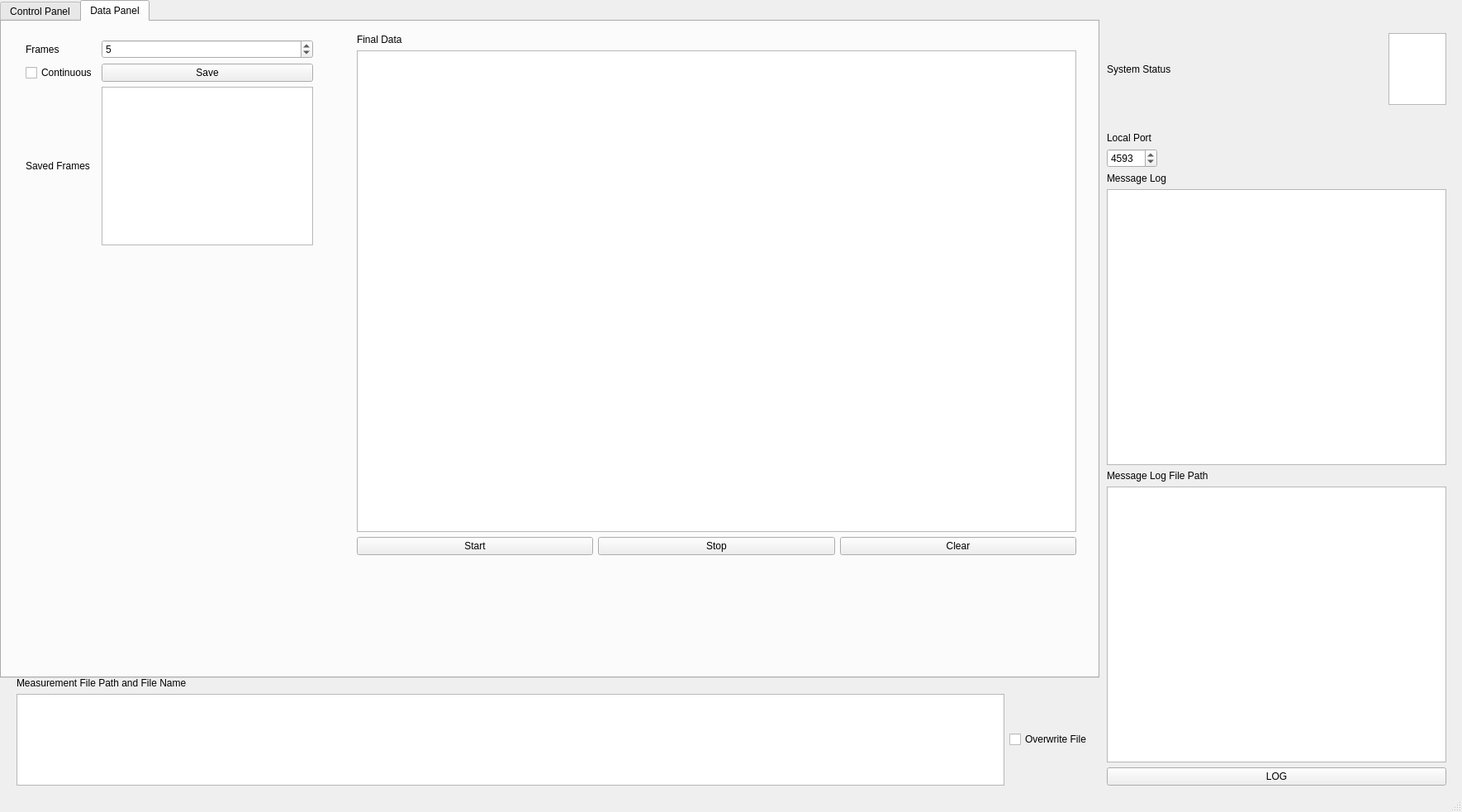
<?xml version="1.0" encoding="UTF-8"?>
<ui version="4.0">
 <class>MainWindow</class>
 <widget class="QMainWindow" name="MainWindow">
  <property name="geometry">
   <rect>
    <x>0</x>
    <y>0</y>
    <width>1770</width>
    <height>983</height>
   </rect>
  </property>
  <property name="windowTitle">
   <string>MainWindow</string>
  </property>
  <widget class="QWidget" name="centralwidget">
   <widget class="QTabWidget" name="buttonContinuous">
    <property name="geometry">
     <rect>
      <x>0</x>
      <y>0</y>
      <width>1331</width>
      <height>821</height>
     </rect>
    </property>
    <property name="sizePolicy">
     <sizepolicy hsizetype="Expanding" vsizetype="Expanding">
      <horstretch>1</horstretch>
      <verstretch>1</verstretch>
     </sizepolicy>
    </property>
    <property name="currentIndex">
     <number>1</number>
    </property>
    <widget class="QWidget" name="tab">
     <attribute name="title">
      <string>Control Panel</string>
     </attribute>
     <widget class="QWidget" name="gridLayoutWidget">
      <property name="geometry">
       <rect>
        <x>29</x>
        <y>29</y>
        <width>501</width>
        <height>321</height>
       </rect>
      </property>
      <layout class="QGridLayout" name="gridLayout">
       <item row="0" column="0">
        <widget class="QLabel" name="label_1">
         <property name="text">
          <string>Filter Width ^2 * 80</string>
         </property>
        </widget>
       </item>
       <item row="3" column="0">
        <widget class="QLabel" name="label_4">
         <property name="text">
          <string>Sample/Period</string>
         </property>
        </widget>
       </item>
       <item row="6" column="1">
        <widget class="QComboBox" name="inputSamplesPacket">
         <item>
          <property name="text">
           <string>High</string>
          </property>
         </item>
         <item>
          <property name="text">
           <string>Low</string>
          </property>
         </item>
        </widget>
       </item>
       <item row="2" column="0">
        <widget class="QLabel" name="label_3">
         <property name="text">
          <string>Device Enable</string>
         </property>
        </widget>
       </item>
       <item row="2" column="1">
        <widget class="QComboBox" name="inputDeviceEnable">
         <item>
          <property name="text">
           <string>Enable</string>
          </property>
         </item>
         <item>
          <property name="text">
           <string>Disable</string>
          </property>
         </item>
        </widget>
       </item>
       <item row="0" column="1">
        <widget class="QSpinBox" name="inputFilterWidth">
         <property name="minimum">
          <number>4</number>
         </property>
         <property name="maximum">
          <number>8192</number>
         </property>
         <property name="value">
          <number>10</number>
         </property>
        </widget>
       </item>
       <item row="1" column="0">
        <widget class="QLabel" name="label_2">
         <property name="text">
          <string>IA Gain</string>
         </property>
        </widget>
       </item>
       <item row="3" column="1">
        <widget class="QSpinBox" name="inputSamplePeriod">
         <property name="maximum">
          <number>100000</number>
         </property>
         <property name="value">
          <number>4</number>
         </property>
        </widget>
       </item>
       <item row="6" column="0">
        <widget class="QLabel" name="label_6">
         <property name="text">
          <string>Samples/Packet</string>
         </property>
        </widget>
       </item>
       <item row="4" column="1">
        <widget class="QSpinBox" name="inputFrequencyPeriods">
         <property name="maximum">
          <number>10000</number>
         </property>
         <property name="value">
          <number>120</number>
         </property>
        </widget>
       </item>
       <item row="4" column="0">
        <widget class="QLabel" name="label_5">
         <property name="text">
          <string>Frequency Periods</string>
         </property>
        </widget>
       </item>
       <item row="1" column="1">
        <widget class="QSpinBox" name="inputIAGain">
         <property name="maximum">
          <number>100000</number>
         </property>
         <property name="value">
          <number>900</number>
         </property>
        </widget>
       </item>
       <item row="8" column="1">
        <widget class="QPushButton" name="buttonSendConfiguration">
         <property name="text">
          <string>SEND CONFIGURATION</string>
         </property>
        </widget>
       </item>
       <item row="7" column="1">
        <widget class="QRadioButton" name="buttonClockOutputTestSignal">
         <property name="text">
          <string>Clock Output Test Signal</string>
         </property>
        </widget>
       </item>
      </layout>
     </widget>
     <widget class="QWidget" name="gridLayoutWidget_2">
      <property name="geometry">
       <rect>
        <x>30</x>
        <y>360</y>
        <width>517</width>
        <height>127</height>
       </rect>
      </property>
      <layout class="QGridLayout" name="gridLayout_2">
       <item row="1" column="1">
        <spacer name="horizontalSpacer_2">
         <property name="orientation">
          <enum>Qt::Horizontal</enum>
         </property>
         <property name="sizeHint" stdset="0">
          <size>
           <width>40</width>
           <height>20</height>
          </size>
         </property>
        </spacer>
       </item>
       <item row="0" column="0">
        <widget class="QLabel" name="label_7">
         <property name="sizePolicy">
          <sizepolicy hsizetype="Minimum" vsizetype="Minimum">
           <horstretch>1</horstretch>
           <verstretch>1</verstretch>
          </sizepolicy>
         </property>
         <property name="text">
          <string>Frequency Configuration (kHz)</string>
         </property>
        </widget>
       </item>
       <item row="0" column="3">
        <widget class="QPlainTextEdit" name="inputFrequencyConfiguration">
         <property name="plainText">
          <string>8</string>
         </property>
        </widget>
       </item>
       <item row="1" column="3">
        <widget class="QPushButton" name="buttonSendFrequency">
         <property name="text">
          <string>SEND FREQUENCY</string>
         </property>
        </widget>
       </item>
       <item row="1" column="2">
        <spacer name="horizontalSpacer_3">
         <property name="orientation">
          <enum>Qt::Horizontal</enum>
         </property>
         <property name="sizeHint" stdset="0">
          <size>
           <width>40</width>
           <height>20</height>
          </size>
         </property>
        </spacer>
       </item>
      </layout>
     </widget>
     <widget class="QWidget" name="gridLayoutWidget_3">
      <property name="geometry">
       <rect>
        <x>30</x>
        <y>510</y>
        <width>501</width>
        <height>41</height>
       </rect>
      </property>
      <layout class="QGridLayout" name="gridLayout_3">
       <property name="sizeConstraint">
        <enum>QLayout::SetMaximumSize</enum>
       </property>
       <property name="rightMargin">
        <number>0</number>
       </property>
       <item row="0" column="6">
        <widget class="QPushButton" name="buttonSync">
         <property name="sizePolicy">
          <sizepolicy hsizetype="Minimum" vsizetype="Maximum">
           <horstretch>80</horstretch>
           <verstretch>0</verstretch>
          </sizepolicy>
         </property>
         <property name="maximumSize">
          <size>
           <width>16777215</width>
           <height>16777215</height>
          </size>
         </property>
         <property name="text">
          <string>SYNC</string>
         </property>
        </widget>
       </item>
       <item row="0" column="3">
        <spacer name="horizontalSpacer">
         <property name="orientation">
          <enum>Qt::Horizontal</enum>
         </property>
         <property name="sizeHint" stdset="0">
          <size>
           <width>40</width>
           <height>20</height>
          </size>
         </property>
        </spacer>
       </item>
       <item row="0" column="5">
        <spacer name="horizontalSpacer_4">
         <property name="orientation">
          <enum>Qt::Horizontal</enum>
         </property>
         <property name="sizeHint" stdset="0">
          <size>
           <width>40</width>
           <height>20</height>
          </size>
         </property>
        </spacer>
       </item>
       <item row="0" column="1">
        <widget class="QLabel" name="label">
         <property name="sizePolicy">
          <sizepolicy hsizetype="Maximum" vsizetype="Preferred">
           <horstretch>0</horstretch>
           <verstretch>0</verstretch>
          </sizepolicy>
         </property>
         <property name="text">
          <string>Auto Sync</string>
         </property>
        </widget>
       </item>
       <item row="0" column="2">
        <widget class="QLCDNumber" name="outputAutoSync">
         <property name="sizePolicy">
          <sizepolicy hsizetype="Maximum" vsizetype="Minimum">
           <horstretch>0</horstretch>
           <verstretch>0</verstretch>
          </sizepolicy>
         </property>
         <property name="frameShape">
          <enum>QFrame::WinPanel</enum>
         </property>
         <property name="frameShadow">
          <enum>QFrame::Raised</enum>
         </property>
         <property name="smallDecimalPoint">
          <bool>false</bool>
         </property>
        </widget>
       </item>
       <item row="0" column="4">
        <spacer name="horizontalSpacer_5">
         <property name="orientation">
          <enum>Qt::Horizontal</enum>
         </property>
         <property name="sizeHint" stdset="0">
          <size>
           <width>35</width>
           <height>20</height>
          </size>
         </property>
        </spacer>
       </item>
      </layout>
     </widget>
     <widget class="QWidget" name="gridLayoutWidget_4">
      <property name="geometry">
       <rect>
        <x>30</x>
        <y>560</y>
        <width>501</width>
        <height>73</height>
       </rect>
      </property>
      <layout class="QGridLayout" name="gridLayout_4">
       <item row="0" column="0">
        <widget class="QLabel" name="label_8">
         <property name="text">
          <string>8/16 Coils</string>
         </property>
        </widget>
       </item>
       <item row="0" column="1">
        <widget class="QComboBox" name="input816Coils">
         <item>
          <property name="text">
           <string>16</string>
          </property>
         </item>
         <item>
          <property name="text">
           <string>8</string>
          </property>
         </item>
        </widget>
       </item>
       <item row="1" column="0">
        <widget class="QLabel" name="label_9">
         <property name="text">
          <string>Frequency Range</string>
         </property>
        </widget>
       </item>
       <item row="1" column="1">
        <widget class="QComboBox" name="inputFrequencyRange">
         <item>
          <property name="text">
           <string>High Resolution</string>
          </property>
         </item>
         <item>
          <property name="text">
           <string>Extended</string>
          </property>
         </item>
        </widget>
       </item>
      </layout>
     </widget>
     <widget class="QWidget" name="gridLayoutWidget_6">
      <property name="geometry">
       <rect>
        <x>560</x>
        <y>30</y>
        <width>761</width>
        <height>392</height>
       </rect>
      </property>
      <layout class="QGridLayout" name="gridLayout_6">
       <item row="6" column="0">
        <widget class="QLabel" name="label_14">
         <property name="text">
          <string>Sequence Auto-Fill</string>
         </property>
        </widget>
       </item>
       <item row="0" column="0">
        <widget class="QLabel" name="label_11">
         <property name="text">
          <string>Sensing Sequence</string>
         </property>
        </widget>
       </item>
       <item row="3" column="0">
        <widget class="QLabel" name="label_13">
         <property name="text">
          <string>Excitation Sequence</string>
         </property>
        </widget>
       </item>
       <item row="5" column="0">
        <widget class="QPushButton" name="buttonSendExcitationSequence">
         <property name="text">
          <string>SEND EXCITATION SEQUENCE</string>
         </property>
        </widget>
       </item>
       <item row="1" column="0">
        <widget class="QPlainTextEdit" name="inputSensingSequence">
         <property name="plainText">
          <string>S,2,3,4,5,6,7,8,9,10,11,12,13,14,15,16,3,4,5,6,7,8,9,10,11,12,13,14,15,16,4,5,6,7,8,9,10,11,12,13,14,15,16,5,6,7,8,9,10,11,12,13,14,15,16,6,7,8,9,10,11,12,13,14,15,16,7,8,9,10,11,12,13,14,15,16,8,9,10,11,12,13,14,15,16,9,10,11,12,13,14,15,16,10,11,12,13,14,15,16,11,12,13,14,15,16,12,13,14,15,16,13,14,15,16,14,15,16,15,16,16.</string>
         </property>
        </widget>
       </item>
       <item row="4" column="0">
        <widget class="QPlainTextEdit" name="inputExcitationSequence">
         <property name="plainText">
          <string>E,1,1,1,1,1,1,1,1,1,1,1,1,1,1,1,2,2,2,2,2,2,2,2,2,2,2,2,2,2,3,3,3,3,3,3,3,3,3,3,3,3,3,4,4,4,4,4,4,4,4,4,4,4,4,5,5,5,5,5,5,5,5,5,5,5,6,6,6,6,6,6,6,6,6,6,7,7,7,7,7,7,7,7,7,8,8,8,8,8,8,8,8,9,9,9,9,9,9,9,10,10,10,10,10,10,11,11,11,11,11,12,12,12,12,13,13,13,14,14,15.</string>
         </property>
        </widget>
       </item>
       <item row="7" column="0">
        <widget class="QPushButton" name="buttonUpdate">
         <property name="text">
          <string>UPDATE</string>
         </property>
        </widget>
       </item>
       <item row="2" column="0">
        <widget class="QPushButton" name="buttonSendSendingSequence">
         <property name="text">
          <string>SEND SENSING SEQUENCE</string>
         </property>
        </widget>
       </item>
      </layout>
     </widget>
     <widget class="QWidget" name="gridLayoutWidget_8">
      <property name="geometry">
       <rect>
        <x>560</x>
        <y>420</y>
        <width>761</width>
        <height>241</height>
       </rect>
      </property>
      <layout class="QGridLayout" name="gridLayout_9">
       <item row="0" column="0">
        <widget class="QLabel" name="label_19">
         <property name="text">
          <string>Raw Data</string>
         </property>
        </widget>
       </item>
       <item row="1" column="0">
        <widget class="QTextBrowser" name="outputRawData">
         <property name="html">
          <string>&lt;!DOCTYPE HTML PUBLIC &quot;-//W3C//DTD HTML 4.0//EN&quot; &quot;http://www.w3.org/TR/REC-html40/strict.dtd&quot;&gt;
&lt;html&gt;&lt;head&gt;&lt;meta name=&quot;qrichtext&quot; content=&quot;1&quot; /&gt;&lt;meta charset=&quot;utf-8&quot; /&gt;&lt;style type=&quot;text/css&quot;&gt;
p, li { white-space: pre-wrap; }
hr { height: 1px; border-width: 0; }
li.unchecked::marker { content: &quot;\2610&quot;; }
li.checked::marker { content: &quot;\2612&quot;; }
&lt;/style&gt;&lt;/head&gt;&lt;body style=&quot; font-family:'Segoe UI'; font-size:10.5pt; font-weight:400; font-style:normal;&quot;&gt;
&lt;p style=&quot;-qt-paragraph-type:empty; margin-top:0px; margin-bottom:0px; margin-left:0px; margin-right:0px; -qt-block-indent:0; text-indent:0px;&quot;&gt;&lt;br /&gt;&lt;/p&gt;&lt;/body&gt;&lt;/html&gt;</string>
         </property>
        </widget>
       </item>
      </layout>
     </widget>
     <widget class="QWidget" name="gridLayoutWidget_12">
      <property name="geometry">
       <rect>
        <x>29</x>
        <y>720</y>
        <width>501</width>
        <height>87</height>
       </rect>
      </property>
      <layout class="QGridLayout" name="gridLayout_7">
       <item row="0" column="2">
        <widget class="QLabel" name="label_26">
         <property name="text">
          <string>ADC Level</string>
         </property>
        </widget>
       </item>
       <item row="0" column="0">
        <widget class="QLabel" name="label_12">
         <property name="text">
          <string>Over Range?</string>
         </property>
        </widget>
       </item>
       <item row="0" column="1">
        <widget class="QTextBrowser" name="booleanOverRange"/>
       </item>
       <item row="0" column="3">
        <widget class="QTextBrowser" name="outputADCLevel"/>
       </item>
      </layout>
     </widget>
     <widget class="QLabel" name="label_17">
      <property name="geometry">
       <rect>
        <x>299</x>
        <y>644</y>
        <width>91</width>
        <height>19</height>
       </rect>
      </property>
      <property name="text">
       <string>Actual Frequency (kHz)</string>
      </property>
     </widget>
     <widget class="QSpinBox" name="inputSNRPackets">
      <property name="geometry">
       <rect>
        <x>502</x>
        <y>677</y>
        <width>68</width>
        <height>28</height>
       </rect>
      </property>
      <property name="sizePolicy">
       <sizepolicy hsizetype="Maximum" vsizetype="Maximum">
        <horstretch>0</horstretch>
        <verstretch>0</verstretch>
       </sizepolicy>
      </property>
      <property name="maximum">
       <number>10000</number>
      </property>
      <property name="value">
       <number>25</number>
      </property>
     </widget>
     <widget class="QLCDNumber" name="outputSamplesPackets">
      <property name="enabled">
       <bool>true</bool>
      </property>
      <property name="geometry">
       <rect>
        <x>235</x>
        <y>644</y>
        <width>64</width>
        <height>23</height>
       </rect>
      </property>
      <property name="sizePolicy">
       <sizepolicy hsizetype="Maximum" vsizetype="Maximum">
        <horstretch>0</horstretch>
        <verstretch>0</verstretch>
       </sizepolicy>
      </property>
      <property name="frameShape">
       <enum>QFrame::WinPanel</enum>
      </property>
      <property name="frameShadow">
       <enum>QFrame::Raised</enum>
      </property>
      <property name="smallDecimalPoint">
       <bool>false</bool>
      </property>
     </widget>
     <widget class="QLCDNumber" name="outputSampless">
      <property name="geometry">
       <rect>
        <x>235</x>
        <y>679</y>
        <width>64</width>
        <height>23</height>
       </rect>
      </property>
      <property name="sizePolicy">
       <sizepolicy hsizetype="Maximum" vsizetype="Maximum">
        <horstretch>0</horstretch>
        <verstretch>0</verstretch>
       </sizepolicy>
      </property>
      <property name="frameShape">
       <enum>QFrame::WinPanel</enum>
      </property>
      <property name="frameShadow">
       <enum>QFrame::Raised</enum>
      </property>
      <property name="smallDecimalPoint">
       <bool>false</bool>
      </property>
     </widget>
     <widget class="QLabel" name="label_16">
      <property name="geometry">
       <rect>
        <x>31</x>
        <y>677</y>
        <width>61</width>
        <height>19</height>
       </rect>
      </property>
      <property name="text">
       <string>Samples/s</string>
      </property>
     </widget>
     <widget class="QLabel" name="label_18">
      <property name="geometry">
       <rect>
        <x>299</x>
        <y>677</y>
        <width>75</width>
        <height>19</height>
       </rect>
      </property>
      <property name="text">
       <string>SNR Packets</string>
      </property>
     </widget>
     <widget class="QLCDNumber" name="outpuActualFrequency">
      <property name="geometry">
       <rect>
        <x>410</x>
        <y>640</y>
        <width>141</width>
        <height>23</height>
       </rect>
      </property>
      <property name="sizePolicy">
       <sizepolicy hsizetype="Maximum" vsizetype="Maximum">
        <horstretch>1</horstretch>
        <verstretch>1</verstretch>
       </sizepolicy>
      </property>
      <property name="frameShape">
       <enum>QFrame::Box</enum>
      </property>
      <property name="frameShadow">
       <enum>QFrame::Plain</enum>
      </property>
      <property name="smallDecimalPoint">
       <bool>false</bool>
      </property>
      <property name="digitCount">
       <number>10</number>
      </property>
     </widget>
     <widget class="QLabel" name="label_15">
      <property name="geometry">
       <rect>
        <x>31</x>
        <y>644</y>
        <width>95</width>
        <height>19</height>
       </rect>
      </property>
      <property name="text">
       <string>Samples/Packet</string>
      </property>
     </widget>
    </widget>
    <widget class="QWidget" name="tab_2">
     <attribute name="title">
      <string>Data Panel</string>
     </attribute>
     <widget class="QWidget" name="gridLayoutWidget_11">
      <property name="geometry">
       <rect>
        <x>29</x>
        <y>22</y>
        <width>385</width>
        <height>274</height>
       </rect>
      </property>
      <layout class="QGridLayout" name="gridLayout_13">
       <property name="sizeConstraint">
        <enum>QLayout::SetFixedSize</enum>
       </property>
       <item row="1" column="1">
        <widget class="QPushButton" name="buttonSave">
         <property name="text">
          <string>Save</string>
         </property>
        </widget>
       </item>
       <item row="2" column="0">
        <widget class="QLabel" name="label_24">
         <property name="sizePolicy">
          <sizepolicy hsizetype="Minimum" vsizetype="Minimum">
           <horstretch>1</horstretch>
           <verstretch>1</verstretch>
          </sizepolicy>
         </property>
         <property name="text">
          <string>Saved Frames</string>
         </property>
        </widget>
       </item>
       <item row="0" column="0">
        <widget class="QLabel" name="label_25">
         <property name="text">
          <string>Frames</string>
         </property>
        </widget>
       </item>
       <item row="0" column="1">
        <widget class="QSpinBox" name="inputFrames">
         <property name="maximum">
          <number>100000</number>
         </property>
         <property name="value">
          <number>5</number>
         </property>
        </widget>
       </item>
       <item row="2" column="1">
        <widget class="QTextBrowser" name="outputSavedFrames">
         <property name="sizePolicy">
          <sizepolicy hsizetype="Minimum" vsizetype="Minimum">
           <horstretch>1</horstretch>
           <verstretch>1</verstretch>
          </sizepolicy>
         </property>
         <property name="html">
          <string>&lt;!DOCTYPE HTML PUBLIC &quot;-//W3C//DTD HTML 4.0//EN&quot; &quot;http://www.w3.org/TR/REC-html40/strict.dtd&quot;&gt;
&lt;html&gt;&lt;head&gt;&lt;meta name=&quot;qrichtext&quot; content=&quot;1&quot; /&gt;&lt;meta charset=&quot;utf-8&quot; /&gt;&lt;style type=&quot;text/css&quot;&gt;
p, li { white-space: pre-wrap; }
hr { height: 1px; border-width: 0; }
li.unchecked::marker { content: &quot;\2610&quot;; }
li.checked::marker { content: &quot;\2612&quot;; }
&lt;/style&gt;&lt;/head&gt;&lt;body style=&quot; font-family:'Segoe UI'; font-size:10.5pt; font-weight:400; font-style:normal;&quot;&gt;
&lt;p style=&quot;-qt-paragraph-type:empty; margin-top:0px; margin-bottom:0px; margin-left:0px; margin-right:0px; -qt-block-indent:0; text-indent:0px;&quot;&gt;&lt;br /&gt;&lt;/p&gt;&lt;/body&gt;&lt;/html&gt;</string>
         </property>
        </widget>
       </item>
       <item row="1" column="0">
        <widget class="QCheckBox" name="checkBox">
         <property name="text">
          <string>Continuous</string>
         </property>
        </widget>
       </item>
      </layout>
     </widget>
     <widget class="QWidget" name="layoutWidget">
      <property name="geometry">
       <rect>
        <x>430</x>
        <y>15</y>
        <width>871</width>
        <height>631</height>
       </rect>
      </property>
      <layout class="QVBoxLayout" name="verticalLayout_2">
       <item>
        <layout class="QVBoxLayout" name="verticalLayout">
         <item>
          <widget class="QLabel" name="label_27">
           <property name="text">
            <string>Final Data</string>
           </property>
          </widget>
         </item>
         <item>
          <widget class="QTextBrowser" name="outputFinalData">
           <property name="minimumSize">
            <size>
             <width>0</width>
             <height>539</height>
            </size>
           </property>
          </widget>
         </item>
        </layout>
       </item>
       <item>
        <layout class="QHBoxLayout" name="horizontalLayout">
         <item>
          <widget class="QPushButton" name="buttonStartFinalData">
           <property name="text">
            <string>Start</string>
           </property>
          </widget>
         </item>
         <item>
          <widget class="QPushButton" name="buttonStopFinalData">
           <property name="sizePolicy">
            <sizepolicy hsizetype="Minimum" vsizetype="Fixed">
             <horstretch>0</horstretch>
             <verstretch>0</verstretch>
            </sizepolicy>
           </property>
           <property name="minimumSize">
            <size>
             <width>0</width>
             <height>0</height>
            </size>
           </property>
           <property name="text">
            <string>Stop</string>
           </property>
          </widget>
         </item>
         <item>
          <widget class="QPushButton" name="buttonClearFinalData">
           <property name="sizePolicy">
            <sizepolicy hsizetype="Minimum" vsizetype="Fixed">
             <horstretch>0</horstretch>
             <verstretch>0</verstretch>
            </sizepolicy>
           </property>
           <property name="maximumSize">
            <size>
             <width>7000</width>
             <height>7777</height>
            </size>
           </property>
           <property name="text">
            <string>Clear</string>
           </property>
          </widget>
         </item>
        </layout>
       </item>
      </layout>
     </widget>
    </widget>
   </widget>
   <widget class="QWidget" name="gridLayoutWidget_9">
    <property name="geometry">
     <rect>
      <x>1340</x>
      <y>160</y>
      <width>411</width>
      <height>791</height>
     </rect>
    </property>
    <layout class="QGridLayout" name="gridLayout_10">
     <item row="2" column="0">
      <widget class="QLabel" name="label_21">
       <property name="text">
        <string>Message Log</string>
       </property>
      </widget>
     </item>
     <item row="4" column="0">
      <widget class="QLabel" name="label_22">
       <property name="text">
        <string>Message Log File Path</string>
       </property>
      </widget>
     </item>
     <item row="0" column="0">
      <widget class="QLabel" name="label_20">
       <property name="sizePolicy">
        <sizepolicy hsizetype="Maximum" vsizetype="Preferred">
         <horstretch>0</horstretch>
         <verstretch>0</verstretch>
        </sizepolicy>
       </property>
       <property name="text">
        <string>Local Port</string>
       </property>
      </widget>
     </item>
     <item row="3" column="0">
      <widget class="QTextBrowser" name="outputMessageLog">
       <property name="frameShape">
        <enum>QFrame::StyledPanel</enum>
       </property>
       <property name="frameShadow">
        <enum>QFrame::Sunken</enum>
       </property>
      </widget>
     </item>
     <item row="5" column="0">
      <widget class="QPlainTextEdit" name="inputMessageLogFilePath"/>
     </item>
     <item row="1" column="0">
      <widget class="QSpinBox" name="inputLocalPort">
       <property name="sizePolicy">
        <sizepolicy hsizetype="Maximum" vsizetype="Maximum">
         <horstretch>0</horstretch>
         <verstretch>0</verstretch>
        </sizepolicy>
       </property>
       <property name="maximum">
        <number>10000</number>
       </property>
       <property name="value">
        <number>4593</number>
       </property>
      </widget>
     </item>
     <item row="6" column="0">
      <widget class="QPushButton" name="buttonLog">
       <property name="text">
        <string>LOG</string>
       </property>
      </widget>
     </item>
    </layout>
   </widget>
   <widget class="QWidget" name="gridLayoutWidget_10">
    <property name="geometry">
     <rect>
      <x>1340</x>
      <y>40</y>
      <width>411</width>
      <height>87</height>
     </rect>
    </property>
    <layout class="QGridLayout" name="gridLayout_11">
     <item row="0" column="4">
      <widget class="QTextBrowser" name="statusSystemStatus">
       <property name="maximumSize">
        <size>
         <width>250</width>
         <height>2500</height>
        </size>
       </property>
      </widget>
     </item>
     <item row="0" column="1">
      <spacer name="horizontalSpacer_6">
       <property name="orientation">
        <enum>Qt::Horizontal</enum>
       </property>
       <property name="sizeHint" stdset="0">
        <size>
         <width>40</width>
         <height>20</height>
        </size>
       </property>
      </spacer>
     </item>
     <item row="0" column="2">
      <spacer name="horizontalSpacer_8">
       <property name="orientation">
        <enum>Qt::Horizontal</enum>
       </property>
       <property name="sizeHint" stdset="0">
        <size>
         <width>40</width>
         <height>20</height>
        </size>
       </property>
      </spacer>
     </item>
     <item row="0" column="0">
      <widget class="QLabel" name="label_23">
       <property name="text">
        <string>System Status</string>
       </property>
      </widget>
     </item>
     <item row="0" column="3">
      <spacer name="horizontalSpacer_10">
       <property name="orientation">
        <enum>Qt::Horizontal</enum>
       </property>
       <property name="sizeHint" stdset="0">
        <size>
         <width>1500</width>
         <height>20</height>
        </size>
       </property>
      </spacer>
     </item>
    </layout>
   </widget>
   <widget class="QWidget" name="gridLayoutWidget_5">
    <property name="geometry">
     <rect>
      <x>20</x>
      <y>820</y>
      <width>1301</width>
      <height>131</height>
     </rect>
    </property>
    <layout class="QGridLayout" name="gridLayout_5">
     <item row="2" column="1">
      <widget class="QCheckBox" name="buttonOverwriteFile">
       <property name="text">
        <string>Overwrite File</string>
       </property>
      </widget>
     </item>
     <item row="2" column="0">
      <widget class="QPlainTextEdit" name="inputMeasurementFilePath"/>
     </item>
     <item row="1" column="0">
      <widget class="QLabel" name="label_10">
       <property name="text">
        <string>Measurement File Path and File Name</string>
       </property>
      </widget>
     </item>
    </layout>
   </widget>
  </widget>
  <widget class="QStatusBar" name="statusbar"/>
 </widget>
 <tabstops>
  <tabstop>buttonContinuous</tabstop>
 </tabstops>
 <resources/>
 <connections/>
</ui>
